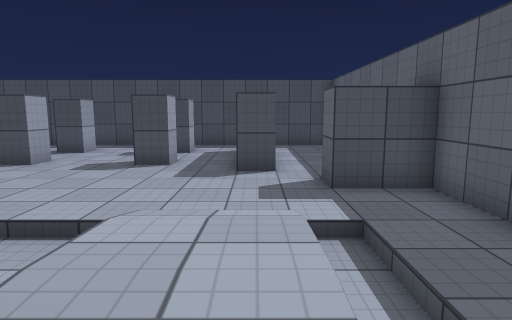
View 1 (above)

17 first-person views from a walk through a 3-D level made in the Unity game engine. The camera is 1.2 m above the floor, tilts 8° down and sees 75° across. The floor is counted in squares, 1 m on a side. Each view is taken from the middle of a square. On the plan, view 1 faces up. The plan holds only what a view shows up to about 14 squares ahead; the rest is blank. Surface patterns are stand-ins for the level's own textures.

View 2
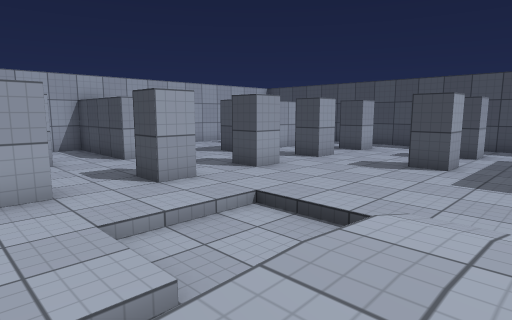

View 3
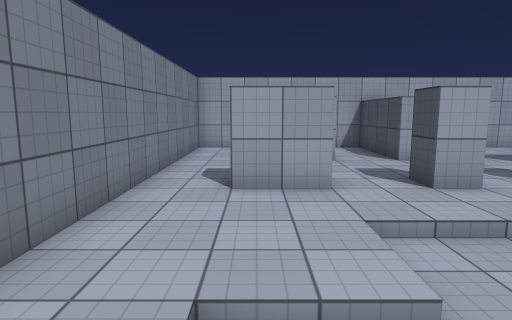

View 4
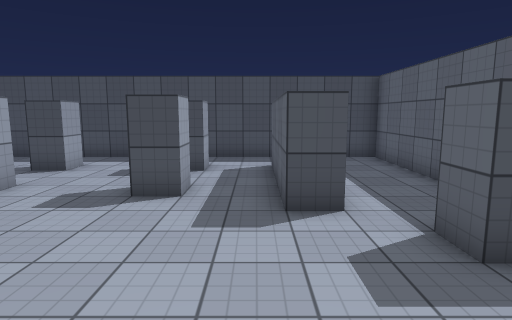

View 5
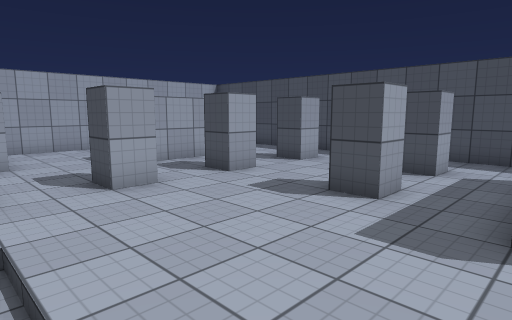

View 6
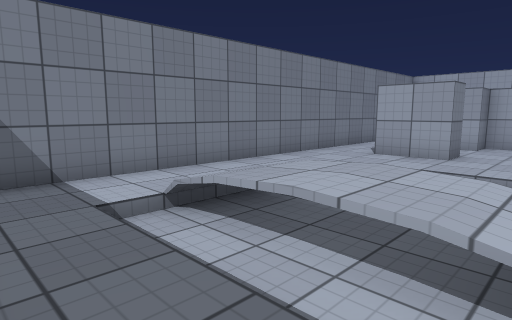

View 7
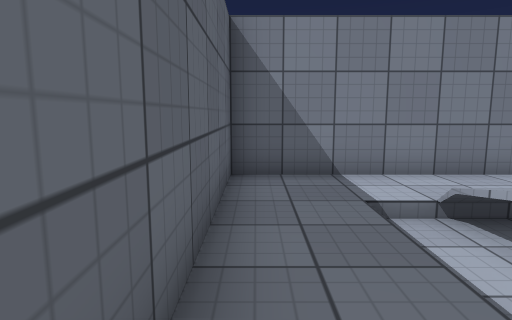

View 8
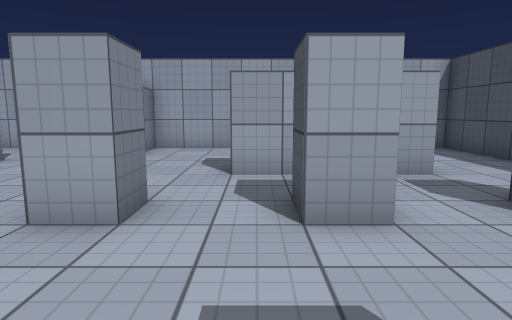

View 9
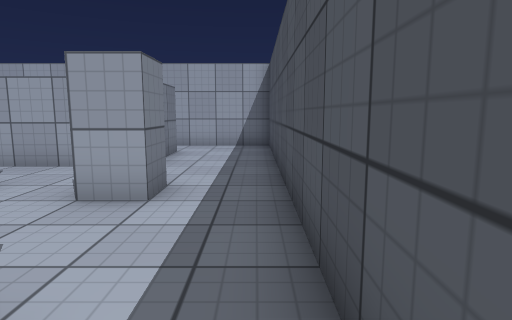

View 10
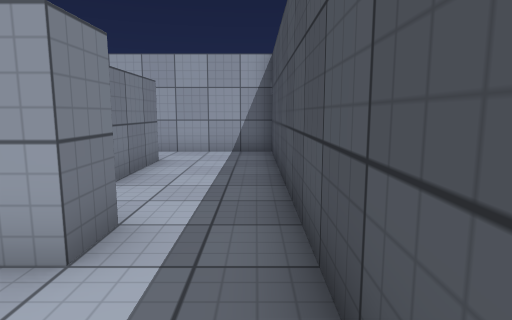

View 11
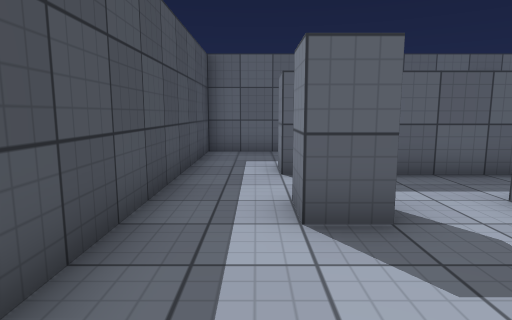

View 12
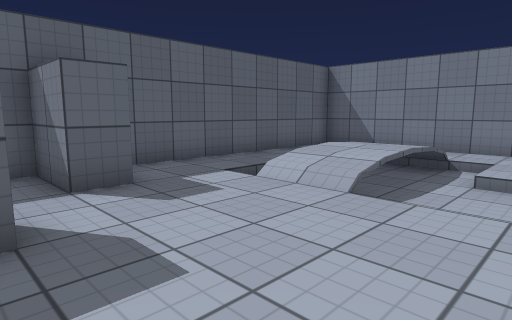

View 13
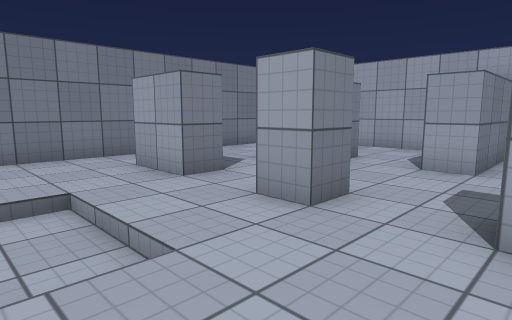

View 14
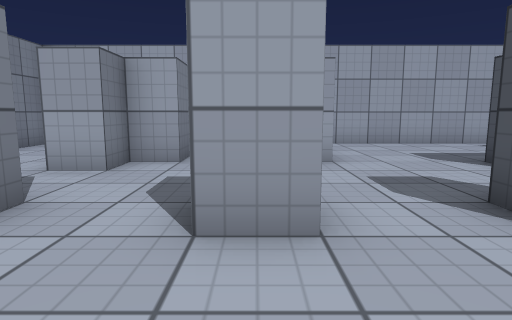

View 15
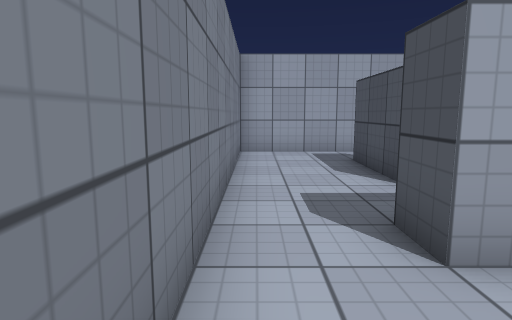

View 16
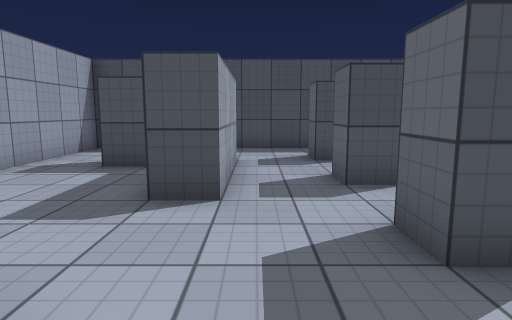

View 17
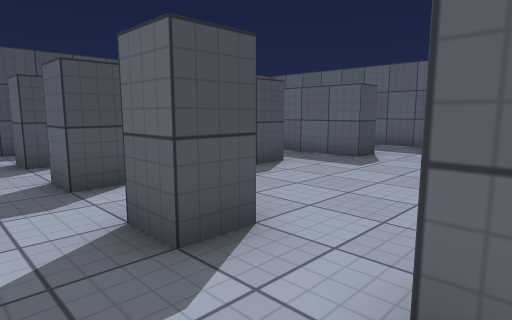

### Floor plan
Key: @ floor where view 1 was taken; # wall or solid block; . main floor; - floor 0.25 m lower than the main floor; : floor 0.5 m higher than the main floor; / step, stairs or slope.
Columns run from 15 left of view 1 to 4 right of it. Each row starts with its distance up from view 1.
 16 ####################
 15 #..................#
 14 #..................#
 13 #.......#...#..#...#
 12 #..###.........#...#
 11 #....#.........#...#
 10 #....#..#...#..#...#
  9 #....#.........#...#
  8 #..................#
  7 #.......#........###
  6 #..................#
  5 #####..............#
  4 #.......#..---//-..#
  3 #..........---::-..#
  2 #...#......---::-..#
  1 #..###..#....-::-..#
  0 #.......#....-/@-..#
 -1 #..................#
 -2 #..................#
 -3 ####################

Where each view was taken, in squares from view 1:
view 1: 0 up, 0 right, facing up
view 2: 0 up, 0 right, facing up-left
view 3: 0 up, 0 right, facing left
view 4: 3 up, 1 left, facing up
view 5: 4 up, 0 right, facing up-left
view 6: 4 up, 3 right, facing down-left
view 7: 4 up, 3 right, facing down
view 8: 9 up, 3 left, facing left
view 9: 15 up, 2 left, facing left
view 10: 15 up, 4 left, facing left
view 11: 14 up, 7 left, facing right
view 12: 9 up, 4 left, facing down-right
view 13: 7 up, 3 left, facing down-left
view 14: 4 up, 4 left, facing left
view 15: 2 down, 4 left, facing left
view 16: 4 up, 9 left, facing up
view 17: 4 up, 9 left, facing up-right
